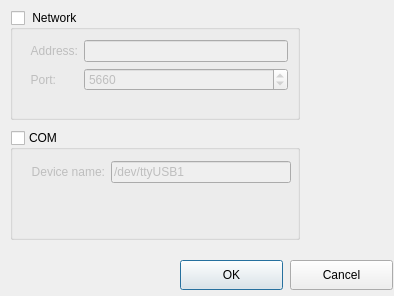
<?xml version="1.0" encoding="UTF-8"?>
<ui version="4.0">
 <class>SettingsDialog</class>
 <widget class="QDialog" name="SettingsDialog">
  <property name="geometry">
   <rect>
    <x>0</x>
    <y>0</y>
    <width>394</width>
    <height>296</height>
   </rect>
  </property>
  <property name="sizePolicy">
   <sizepolicy hsizetype="Preferred" vsizetype="Preferred">
    <horstretch>0</horstretch>
    <verstretch>0</verstretch>
   </sizepolicy>
  </property>
  <property name="windowTitle">
   <string>Dialog</string>
  </property>
  <widget class="QPushButton" name="pushButtonOK">
   <property name="geometry">
    <rect>
     <x>180</x>
     <y>260</y>
     <width>103</width>
     <height>30</height>
    </rect>
   </property>
   <property name="text">
    <string>OK</string>
   </property>
  </widget>
  <widget class="QPushButton" name="pushButtonCancel">
   <property name="geometry">
    <rect>
     <x>290</x>
     <y>260</y>
     <width>103</width>
     <height>30</height>
    </rect>
   </property>
   <property name="text">
    <string>Cancel</string>
   </property>
  </widget>
  <widget class="QGroupBox" name="groupBoxNetwork">
   <property name="geometry">
    <rect>
     <x>10</x>
     <y>10</y>
     <width>290</width>
     <height>110</height>
    </rect>
   </property>
   <property name="title">
    <string> Network </string>
   </property>
   <property name="checkable">
    <bool>true</bool>
   </property>
   <property name="checked">
    <bool>false</bool>
   </property>
   <widget class="QWidget" name="layoutWidget">
    <property name="geometry">
     <rect>
      <x>20</x>
      <y>30</y>
      <width>258</width>
      <height>63</height>
     </rect>
    </property>
    <layout class="QFormLayout" name="formLayout">
     <item row="0" column="0">
      <widget class="QLabel" name="labelIP">
       <property name="layoutDirection">
        <enum>Qt::LeftToRight</enum>
       </property>
       <property name="text">
        <string>Address:</string>
       </property>
       <property name="alignment">
        <set>Qt::AlignRight|Qt::AlignTrailing|Qt::AlignVCenter</set>
       </property>
      </widget>
     </item>
     <item row="0" column="1">
      <widget class="QLineEdit" name="lineEditIP"/>
     </item>
     <item row="1" column="0">
      <widget class="QLabel" name="labelPort">
       <property name="layoutDirection">
        <enum>Qt::LeftToRight</enum>
       </property>
       <property name="text">
        <string>Port:</string>
       </property>
       <property name="alignment">
        <set>Qt::AlignRight|Qt::AlignTrailing|Qt::AlignVCenter</set>
       </property>
      </widget>
     </item>
     <item row="1" column="1">
      <widget class="QSpinBox" name="spinBoxPort">
       <property name="maximum">
        <number>65000</number>
       </property>
       <property name="value">
        <number>5660</number>
       </property>
      </widget>
     </item>
    </layout>
   </widget>
  </widget>
  <widget class="QGroupBox" name="groupBoxCOM">
   <property name="geometry">
    <rect>
     <x>10</x>
     <y>130</y>
     <width>290</width>
     <height>110</height>
    </rect>
   </property>
   <property name="title">
    <string>COM</string>
   </property>
   <property name="checkable">
    <bool>true</bool>
   </property>
   <property name="checked">
    <bool>false</bool>
   </property>
   <widget class="QWidget" name="">
    <property name="geometry">
     <rect>
      <x>21</x>
      <y>31</y>
      <width>260</width>
      <height>29</height>
     </rect>
    </property>
    <layout class="QFormLayout" name="formLayoutCOM">
     <item row="0" column="0">
      <widget class="QLabel" name="labelDeviceName">
       <property name="layoutDirection">
        <enum>Qt::LeftToRight</enum>
       </property>
       <property name="text">
        <string>Device name:</string>
       </property>
       <property name="alignment">
        <set>Qt::AlignRight|Qt::AlignTrailing|Qt::AlignVCenter</set>
       </property>
      </widget>
     </item>
     <item row="0" column="1">
      <widget class="QLineEdit" name="lineEditDeviceName">
       <property name="text">
        <string>/dev/ttyUSB1</string>
       </property>
      </widget>
     </item>
    </layout>
   </widget>
  </widget>
 </widget>
 <resources/>
 <connections>
  <connection>
   <sender>groupBoxNetwork</sender>
   <signal>clicked(bool)</signal>
   <receiver>SettingsDialog</receiver>
   <slot>groupboxNetworkClicked(bool)</slot>
   <hints>
    <hint type="sourcelabel">
     <x>57</x>
     <y>19</y>
    </hint>
    <hint type="destinationlabel">
     <x>15</x>
     <y>279</y>
    </hint>
   </hints>
  </connection>
  <connection>
   <sender>groupBoxCOM</sender>
   <signal>clicked(bool)</signal>
   <receiver>SettingsDialog</receiver>
   <slot>groupBoxCOMClicked(bool)</slot>
   <hints>
    <hint type="sourcelabel">
     <x>64</x>
     <y>136</y>
    </hint>
    <hint type="destinationlabel">
     <x>15</x>
     <y>260</y>
    </hint>
   </hints>
  </connection>
  <connection>
   <sender>pushButtonOK</sender>
   <signal>pressed()</signal>
   <receiver>SettingsDialog</receiver>
   <slot>btnOKClicked()</slot>
   <hints>
    <hint type="sourcelabel">
     <x>263</x>
     <y>276</y>
    </hint>
    <hint type="destinationlabel">
     <x>15</x>
     <y>227</y>
    </hint>
   </hints>
  </connection>
  <connection>
   <sender>pushButtonCancel</sender>
   <signal>pressed()</signal>
   <receiver>SettingsDialog</receiver>
   <slot>btnCancelClicked()</slot>
   <hints>
    <hint type="sourcelabel">
     <x>334</x>
     <y>267</y>
    </hint>
    <hint type="destinationlabel">
     <x>15</x>
     <y>238</y>
    </hint>
   </hints>
  </connection>
 </connections>
 <slots>
  <slot>groupBoxNetworkClicked(bool)</slot>
  <slot>groupBoxCOMClicked(bool)</slot>
  <slot>btnOKClicked()</slot>
  <slot>btnCancelClicked()</slot>
 </slots>
</ui>
